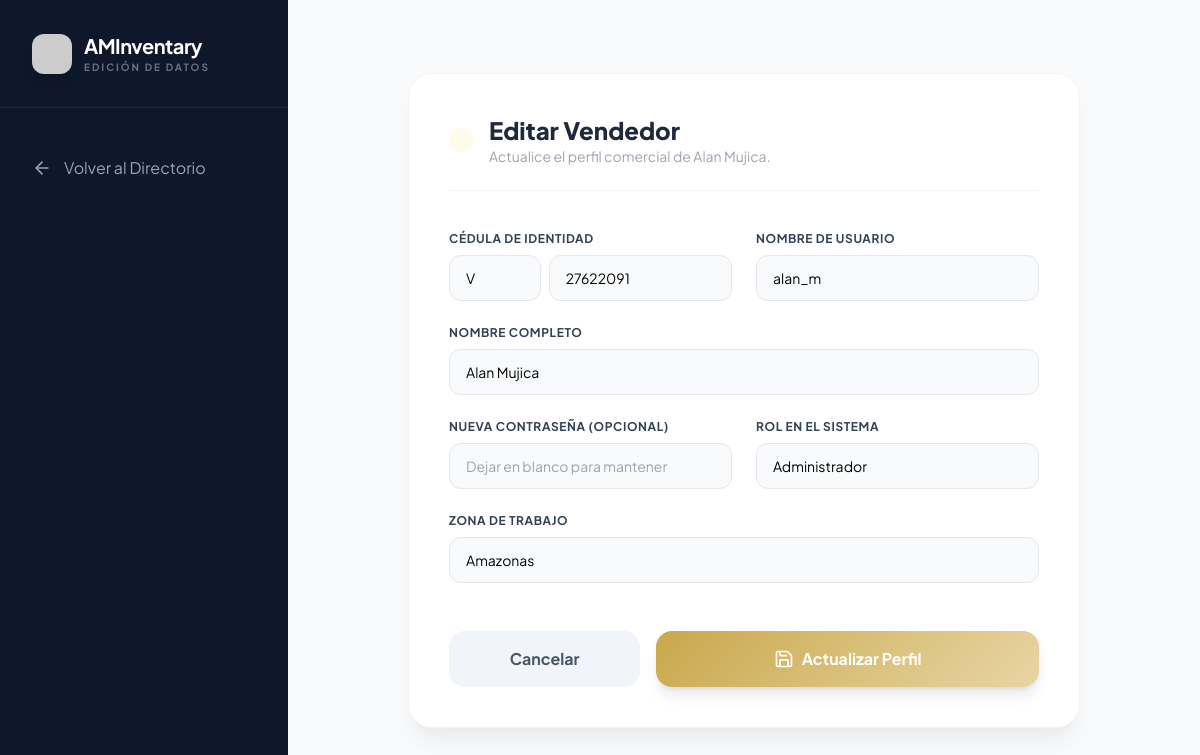
/admin/editar_vendedor/1 (signed in), run on the app's committed database.
### models.py (models this page shows)
class Vendedor(db.Model):
    id = db.Column(db.Integer, primary_key=True)
    cedula = db.Column(db.String(20), unique=True, nullable=False)
    nombre = db.Column(db.String(100), nullable=False)
    usuario = db.Column(db.String(50), unique=True, nullable=False)
    password = db.Column(db.String(200), nullable=False)
    rol = db.Column(db.String(20), default='vendedor') # 'vendedor' o 'admin'
    zona = db.Column(db.String(50)) # Estado de Venezuela (Caracas, Zulia, etc.)
    inventario = db.relationship('InventarioVendedor', backref='vendedor', lazy=True)

### rutas_admin.py (the view, shortened to what this page needs)
@admin_bp.route('/editar_vendedor/<int:id>', methods=['GET', 'POST'])
def editar_vendedor(id):
    vendedor = Vendedor.query.get_or_404(id)
    return render_template('admin_editar_vendedor.html', vendedor=vendedor)

### rutas_admin.py (called while the page is built)
@admin_bp.before_request
def require_admin():
    if 'user_rol' not in session or session['user_rol'] != 'admin':
        flash("Acceso denegado. Se requieren permisos de administrador.", "danger")
        return redirect(url_for('auth.login'))

@admin_bp.context_processor
def inject_pending_sales():
    count_facturas = db.session.query(Venta.codigo_factura).filter(Venta.estado == 'En espera', Venta.codigo_factura != None).distinct().count()
    count_viejos = Venta.query.filter_by(estado='En espera', codigo_factura=None).count()
    return dict(pedidos_pendientes=count_facturas + count_viejos)

### templates/admin_editar_vendedor.html (shortened to what this page needs)
<!DOCTYPE html>
<html lang="es">
<head>
    <script src="https://cdn.tailwindcss.com"></script>
</head>
<body class="bg-slate-50 flex h-screen overflow-hidden">
    <aside class="w-72 sidebar-dark text-white flex flex-col shadow-2xl">
        <div class="p-8 border-b border-slate-800">
            <div class="flex items-center gap-3">
                <img src="{{ url_for('static', filename='img/logo.png') }}" class="w-10 h-10 rounded-xl shadow-lg object-cover" onerror="this.src='https://ui-avatars.com/api/?name=AMI&background=c9a84c&color=fff'">
                <div>
                    <h2 class="text-xl font-bold tracking-tight">AMInventary</h2>
                    <p class="text-[10px] uppercase tracking-[0.2em] text-slate-500 font-bold">Edición de Datos</p>
                </div>
            </div>
        </div>
        <nav class="flex-1 px-4 py-8 space-y-2">
            <a href="{{ url_for('admin.directorio') }}" class="flex items-center gap-3 p-4 rounded-2xl text-slate-400 hover:bg-white/5 hover:text-white transition-all group">
                <i data-lucide="arrow-left" class="w-5 h-5 group-hover:text-[#c9a84c]"></i> Volver al Directorio
            </a>
        </nav>
    </aside>
    <main class="flex-1 overflow-y-auto bg-[#f8fafc] flex items-center justify-center p-10">
        <div class="bg-white w-full max-w-2xl rounded-3xl border border-gray-100 corporate-shadow p-10">
            <div class="mb-10 border-b border-gray-100 pb-6 flex items-center gap-4">
                <div class="p-3 rounded-2xl bg-amber-50 text-[#c9a84c]">
                </div>
                <div>
                    <h2 class="text-2xl font-extrabold text-slate-800">Editar Vendedor</h2>
                    <p class="text-sm text-gray-400">Actualice el perfil comercial de {{ vendedor.nombre }}.</p>
                </div>
            </div>
            <form class="space-y-6" method="POST">
                <div class="grid grid-cols-2 gap-6">
                    <div class="flex flex-col gap-2">
                        <label class="text-xs font-bold text-slate-700 uppercase tracking-wider">Cédula de Identidad</label>
                        <div class="grid grid-cols-[1fr_2fr] gap-2">
                            <select name="cedula_tipo" required class="w-full px-4 py-3 bg-gray-50 border border-gray-200 rounded-xl text-sm focus:bg-white focus:border-[#c9a84c] outline-none transition-all appearance-none">
                                <option value="V" {% if vendedor.cedula.split('-')[0] == 'V' %}selected{% endif %}>V</option>
                            </select>
                            <input type="text" name="cedula_numero" required inputmode="numeric" pattern="\d{8,9}" maxlength="{{ 8 if vendedor.cedula.split('-')[0] == 'V' else 9 }}" value="{{ vendedor.cedula.split('-')[1] }}"
                                class="w-full px-4 py-3 bg-gray-50 border border-gray-200 rounded-xl text-sm focus:bg-white focus:border-[#c9a84c] outline-none transition-all">
                        </div>
                    </div>
                    <div class="flex flex-col gap-2">
                        <label class="text-xs font-bold text-slate-700 uppercase tracking-wider">Nombre de Usuario</label>
                        <input type="text" name="usuario" value="{{ vendedor.usuario }}" required class="w-full px-4 py-3 bg-gray-50 border border-gray-200 rounded-xl text-sm focus:bg-white focus:border-[#c9a84c] outline-none transition-all">
                    </div>
                    <div class="flex flex-col gap-2 col-span-2">
                        <label class="text-xs font-bold text-slate-700 uppercase tracking-wider">Nombre Completo</label>
                        <input type="text" name="nombre" value="{{ vendedor.nombre }}" required class="w-full px-4 py-3 bg-gray-50 border border-gray-200 rounded-xl text-sm focus:bg-white focus:border-[#c9a84c] outline-none transition-all">
                    </div>
                    <div class="flex flex-col gap-2">
                        <label class="text-xs font-bold text-slate-700 uppercase tracking-wider">Nueva Contraseña (Opcional)</label>
                        <input type="password" name="password" placeholder="Dejar en blanco para mantener" class="w-full px-4 py-3 bg-gray-50 border border-gray-200 rounded-xl text-sm focus:bg-white focus:border-[#c9a84c] outline-none transition-all">
                    </div>
                    <div class="flex flex-col gap-2">
                        <label class="text-xs font-bold text-slate-700 uppercase tracking-wider">Rol en el Sistema</label>
                        <select name="rol" class="w-full px-4 py-3 bg-gray-50 border border-gray-200 rounded-xl text-sm focus:bg-white focus:border-[#c9a84c] outline-none transition-all appearance-none">
                            <option value="admin" {% if vendedor.rol == 'admin' %}selected{% endif %}>Administrador</option>
                        </select>
                    </div>
                    <div class="flex flex-col gap-2 col-span-2">
                        <label class="text-xs font-bold text-slate-700 uppercase tracking-wider">Zona de Trabajo</label>
                        <select name="zona" required class="w-full px-4 py-3 bg-gray-50 border border-gray-200 rounded-xl text-sm focus:bg-white focus:border-[#c9a84c] outline-none transition-all appearance-none">
                            <option value="Amazonas" {% if vendedor.zona == 'Amazonas' %}selected{% endif %}>Amazonas</option>
                        </select>
                    </div>
                </div>
                <div class="pt-6 flex gap-4">
                    <a href="{{ url_for('admin.directorio') }}" class="flex-1 py-4 bg-slate-100 text-slate-600 rounded-2xl font-bold text-center hover:bg-slate-200 transition-all">Cancelar</a>
                    <button type="submit" class="flex-[2] py-4 gold-gradient text-white rounded-2xl font-bold shadow-lg hover:brightness-105 transition-all flex items-center justify-center gap-2">
                        <i data-lucide="save" class="w-5 h-5"></i> Actualizar Perfil
                    </button>
                </div>
            </form>
        </div>
    </main>
</body>
</html>

### templates/admin_editar_vendedor.html (style rules this page uses)
body { font-family: 'Plus Jakarta Sans', sans-serif; }
.sidebar-dark { background-color: #0f172a; }
.gold-gradient { background: linear-gradient(135deg, #c9a84c 0%, #e8d5a3 100%); }
.corporate-shadow { box-shadow: 0 20px 25px -5px rgba(0, 0, 0, 0.05), 0 10px 10px -5px rgba(0, 0, 0, 0.02); }

### data on the page
Vendedor: nombre "Alan Mujica", cedula_tipo "V", cedula_numero "27622091", usuario "alan_m", rol "Administrador", zona "Amazonas"
